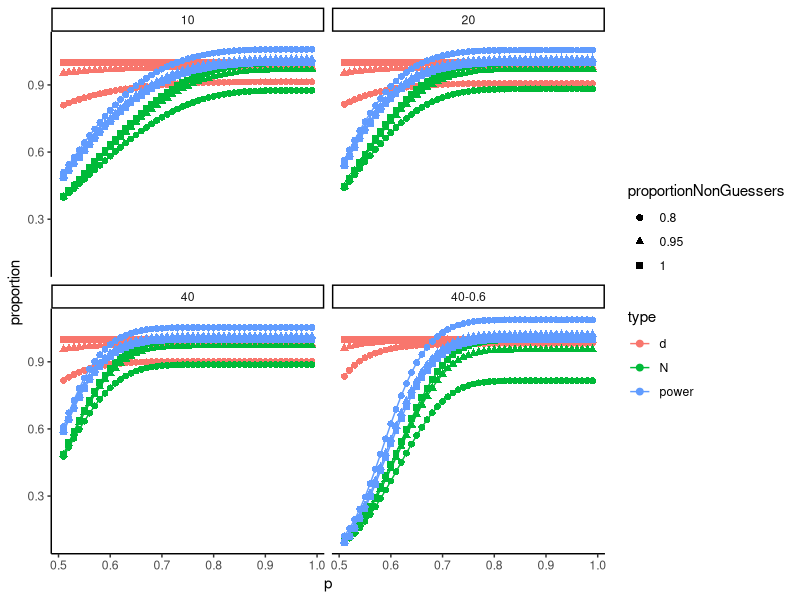
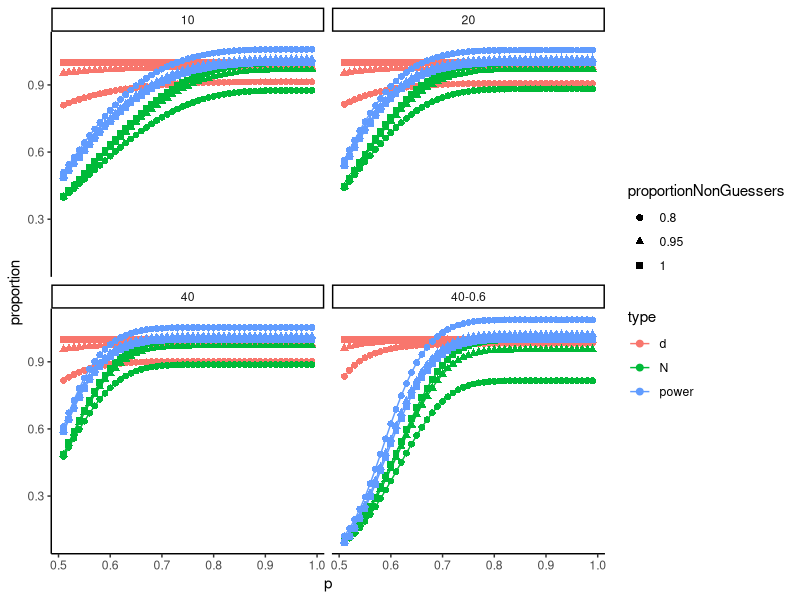

The R script that drew these images, in order:
### Effects of outlier exclusion due to accuracy on participant numbers and effect size
#     Copyright (C) 2023  Leonardo Jost
# 
# This program is free software: you can redistribute it and/or modify
# it under the terms of the GNU General Public License as published by
# the Free Software Foundation, either version 3 of the License, or
# (at your option) any later version.
# 
# This program is distributed in the hope that it will be useful,
# but WITHOUT ANY WARRANTY; without even the implied warranty of
# MERCHANTABILITY or FITNESS FOR A PARTICULAR PURPOSE.  See the
# GNU General Public License for more details.
# 
# You should have received a copy of the GNU General Public License
# along with this program.  If not, see <https://www.gnu.org/licenses/>.

library(pwr)
library(ggplot2)

#function to calculate effects
#n - number of trials
#p - probability to solve trials
#c - chance level
#x - proportion of non-guessers
#e - exclusion level (typically chance level)
calculateNewEffects=function(n,p,c,x,e=c){
  #calculate the number of persons performing above chance level
  Nsolvers=c(t((1-pbinom(n*e,n,p))%*%t(x))) #these depend on p (vector) -> convert matrix to vector
  Nguessers=rep((1-pbinom(n*e,n,c))*(1-x),length(p))  #these do not depend on p (no vector) -> repeat to same length
  #calculate new values
  Nnew=Nsolvers+Nguessers #new number of persons after exclusion
  xn=Nsolvers/Nnew #new proportion of non-guessers
  #calculate number of participants necessary for power of .8 in original sample
  NOriginal=rep(0,length(x))
  for(i in 1:length(x)){
    NOriginal[i]=pwr.t.test(power=0.8,d=x[i],type="two.sample",alternative="two.sided")$n
  }
  #new power
  powerNew=pwr.t.test(n=NOriginal*Nnew,d=xn,type="two.sample",alternative="two.sided")$power/0.8
  #data frame for saving (3 values for each p/x combination)
  dataframe=data.frame(numberOfTrials=n,
                       p=rep(p,3,each=length(x)),
                       proportionNonGuessers=as.factor(rep(x,3*length(p))),
                       type=rep(c("N","d","power"),each=length(p)*length(x)),
                       value=c(Nnew,xn,powerNew))
  return(dataframe)
}
p=0.5+c(1:49)/100 #probability to solve tasks
c=0.5 #chance level
x=c(0.8,0.95,1) #proportion of non-guessers
dat10=calculateNewEffects(10,p,c,x)
dat20=calculateNewEffects(20,p,c,x)
dat40=calculateNewEffects(40,p,c,x)
dat406=calculateNewEffects(40,p,c,x,0.6)
dat406$numberOfTrials="40-0.6"
datFull=rbind(dat10,dat20,dat40,dat406)


ggplot(datFull,aes(x=p,y=value,color=type,shape=proportionNonGuessers)) +
  stat_summary(na.rm=TRUE, fun=mean, geom="line") +
  stat_summary(na.rm=TRUE, fun=mean, geom="point", size=2) +
  facet_wrap(~numberOfTrials) + 
  labs(y="proportion", x="p") +
  #geom_hline(yintercept=0.8) +
  theme_classic()
ggsave("figs/powerComparison.png",width=1920, height=1080,unit="px",dpi=100)
